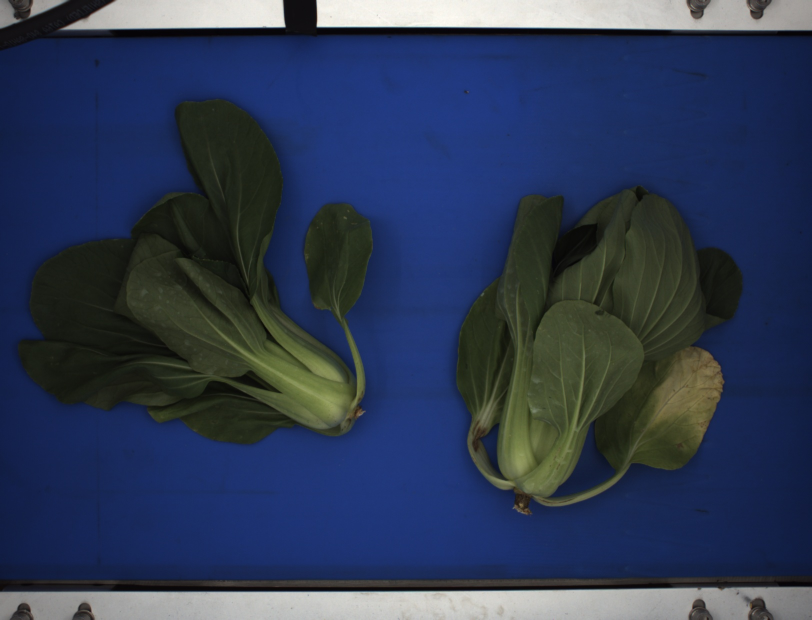
#> input picture datasets/Bok_Choy_Dataset/images/hik_0001.jpg, 1624 x 1240 px (shown at 1/2 size)
$ python demo.py datasets/Bok_Choy_Dataset/images/hik_0001.jpg
#> lines starting #> are read from the running program, lines starting #| are printed output that depends on the picture; after the words box and inside, x2 and y2 are one past the last pixel; in counts of white or black regions, pixels touching at a corner belong together
"""Interactive 2D affine transform playground.
Install: pip install numpy opencv-python
Run: python affine_transform_playground.py [optional_image_path]
"""
import sys
from pathlib import Path

import cv2
import numpy as np

WINDOW = "Affine Transform Playground"
W, H = 900, 600
ORIGIN = (W // 2, H // 2)

# Each slider is an integer. Scale/shear values are divided by 100.
SLIDERS = {
    "a x-scale": (-200, 200, 100),
    "b x-shear": (-200, 200, 0),
    "c x-move": (-250, 250, 0),
    "d y-shear": (-200, 200, 0),
    "e y-scale": (-200, 200, 100),
    "f y-move": (-250, 250, 0),
}
PRESETS = {
    ord("0"): (1, 0, 0, 0, 1, 0),
    ord("1"): (2, 0, 0, 0, 2, 0),
    ord("2"): (.5, 0, 0, 0, .5, 0),
    ord("3"): (1, .7, 0, 0, 1, 0),
    ord("4"): (1, 0, 0, .7, 1, 0),
    ord("5"): (1, 0, 90, 0, 1, 60),
    ord("6"): (0, 1, 0, -1, 0, 0),
    ord("7"): (0, -1, 0, 1, 0, 0),
    ord("8"): (-1, 0, 0, 0, 1, 0),
    ord("9"): (1, 0, 0, 0, -1, 0),
}

def noop(_):
    pass

def values_to_sliders(values):
    for (name, (minimum, maximum, _)), value in zip(SLIDERS.items(), values):
        integer = round(value * 100) if name[0] in "abde" else round(value)
        cv2.setTrackbarPos(name, WINDOW, integer - minimum)

def get_values():
    values = []
    for name, (minimum, _, _) in SLIDERS.items():
        raw = cv2.getTrackbarPos(name, WINDOW) + minimum
        values.append(raw / 100 if name[0] in "abde" else raw)
    return values

def make_source():
    """Image with asymmetry makes rotations and reflections obvious."""
    img = np.full((H, W, 3), (245, 245, 245), dtype=np.uint8)
    cv2.rectangle(img, (ORIGIN[0], ORIGIN[1]),
                  (ORIGIN[0] + 120, ORIGIN[1] + 90), (235, 160, 70), -1)
    cv2.rectangle(img, (ORIGIN[0], ORIGIN[1]),
                  (ORIGIN[0] + 120, ORIGIN[1] + 90), (135, 75, 20), 2)
    cv2.circle(img, (ORIGIN[0] + 25, ORIGIN[1] + 20), 9, (30, 30, 220), -1)
    cv2.putText(img, "A", (ORIGIN[0] + 65, ORIGIN[1] + 65),
                cv2.FONT_HERSHEY_SIMPLEX, 1.3, (25, 25, 25), 3, cv2.LINE_AA)
    return img

def load_source():
    if len(sys.argv) < 2:
        return make_source()
    path = Path(sys.argv[1])
    src = cv2.imread(str(path))
    if src is None:
        raise FileNotFoundError(f"Could not load image: {path}")
    # Keep the chosen image centered in a 900x600 canvas.
    scale = min(400 / src.shape[1], 350 / src.shape[0], 1.0)
    width, height = max(1, int(src.shape[1] * scale)), max(1, int(src.shape[0] * scale))
    resized = cv2.resize(src, (width, height))
    canvas = np.full((H, W, 3), 245, dtype=np.uint8)
    x, y = ORIGIN[0] - width // 2, ORIGIN[1] - height // 2
    canvas[y:y+height, x:x+width] = resized
    return canvas

def draw_axes(canvas):
    ox, oy = ORIGIN
    cv2.line(canvas, (0, oy), (W-1, oy), (150,150,150), 1)
    cv2.line(canvas, (ox, 0), (ox, H-1), (150,150,150), 1)
    cv2.putText(canvas, "x", (W-25, oy-12), cv2.FONT_HERSHEY_SIMPLEX, .7, (70,70,70), 2)
    cv2.putText(canvas, "y", (ox+10, H-16), cv2.FONT_HERSHEY_SIMPLEX, .7, (70,70,70), 2)

def main():
    src = load_source()
#> in load_source, src is the input picture: shape (1240, 1624, 3); mean B, G, R 83.9, 57.9, 45.8
#> in load_source, `resized = cv2.resize(src, (width, height))`:
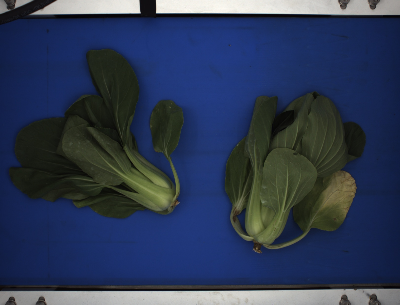
#> resized: shape (305, 400, 3); mean B, G, R 83.8, 57.8, 45.8
#> in load_source, `canvas[y:y+height, x:x+width] = resized`:
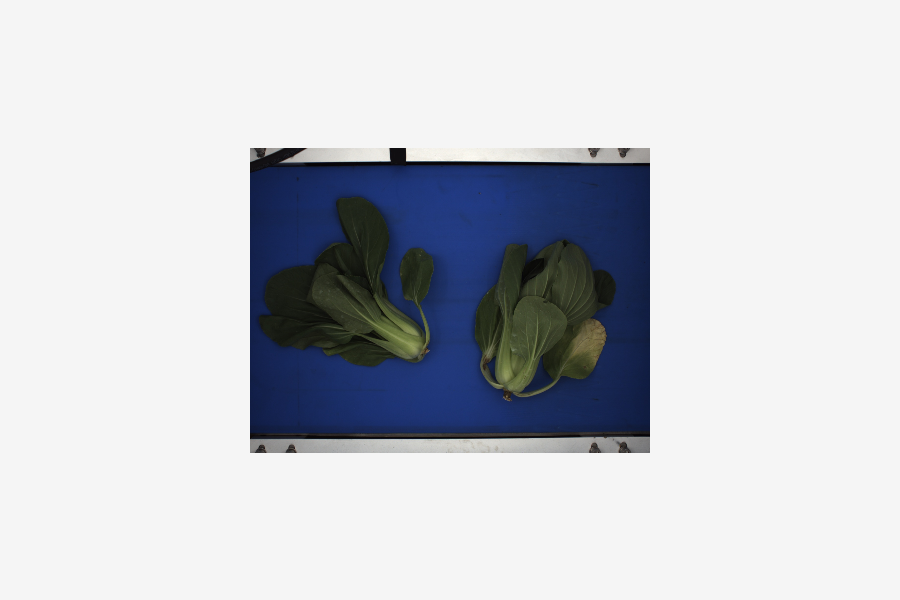
#> canvas: shape (600, 900, 3); mean B, G, R 208.6, 202.7, 200
    cv2.namedWindow(WINDOW, cv2.WINDOW_NORMAL)
    cv2.resizeWindow(WINDOW, 1020, 950)
    for name, (lo, hi, default) in SLIDERS.items():
        cv2.createTrackbar(name, WINDOW, default-lo, hi-lo, noop)
    print("Keys: 0 reset | 1 zoom 2x | 2 zoom 0.5x | 3 horizontal shear | 4 vertical shear")
    print("      5 translate | 6 CCW 90 | 7 CW 90 | 8 mirror X | 9 mirror Y | Q/Esc exit")
    while True:
        a, b, c, d, e, f = get_values()
        # In image coordinates, +y points DOWN. Origin-centered affine transform:
        # [x_new, y_new] = A @ ([x, y] - origin) + origin + [c, f]
        matrix = np.float32([
            [a, b, ORIGIN[0]*(1-a) - b*ORIGIN[1] + c],
            [d, e, ORIGIN[1]*(1-e) - d*ORIGIN[0] + f],
        ])
        transformed = cv2.warpAffine(src, matrix, (W, H),
                                     flags=cv2.INTER_NEAREST,
                                     borderMode=cv2.BORDER_CONSTANT,
                                     borderValue=(245,245,245))
        draw_axes(transformed)
#> in draw_axes, `cv2.line(canvas, (ox, 0), (ox, H-1), (150,150,150), 1)`:
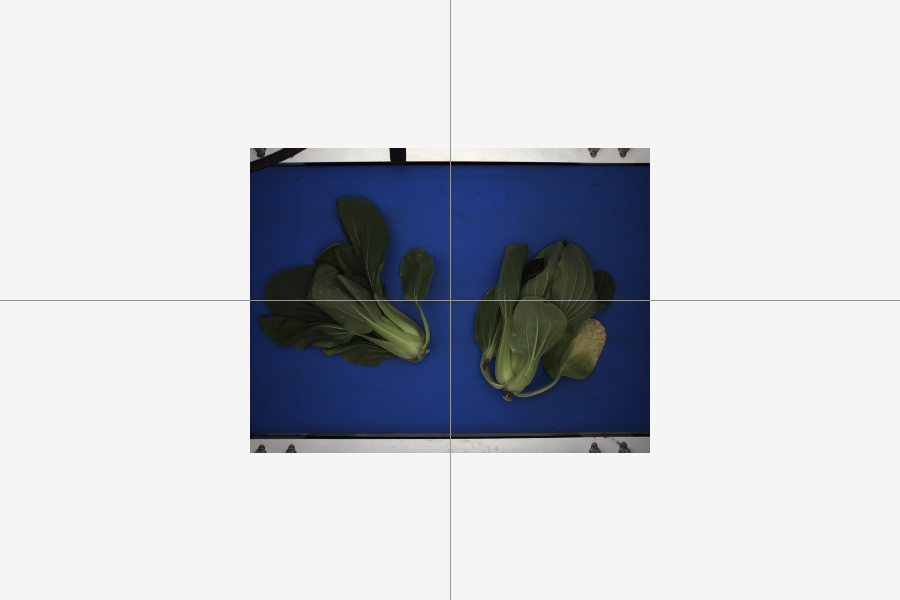
#> canvas: shape (600, 900, 3); mean B, G, R 208.5, 202.7, 200
#> in draw_axes, `cv2.putText(canvas, "x", (W-25, oy-12), cv2.FONT_HERSHEY_SIMPLEX, .7, ..`: canvas: shape (600, 900, 3); 0.02% of pixels changed, all inside (x1, y1, x2, y2) = (876, 277, 887, 290)
#> in draw_axes, `cv2.putText(canvas, "y", (ox+10, H-16), cv2.FONT_HERSHEY_SIMPLEX, .7, ..`: canvas: shape (600, 900, 3); mean B, G, R 208.5, 202.6, 199.9
        det = a*e-b*d
        cv2.rectangle(transformed, (6, 6), (W-7, 92), (245,245,245), -1)
#> transformed: shape (600, 900, 3); mean B, G, R 208.5, 202.6, 199.9
        cv2.putText(transformed, f"[{a:5.2f} {b:5.2f} {c:5.0f}]   x' = {a:.2f} x + {b:.2f} y + {c:.0f}",
                    (15, 30), cv2.FONT_HERSHEY_SIMPLEX, .57, (20,20,20), 1, cv2.LINE_AA)
        cv2.putText(transformed, f"[{d:5.2f} {e:5.2f} {f:5.0f}]   y' = {d:.2f} x + {e:.2f} y + {f:.0f}",
                    (15, 57), cv2.FONT_HERSHEY_SIMPLEX, .57, (20,20,20), 1, cv2.LINE_AA)
        cv2.putText(transformed, f"det={det:.2f}  | keys 0-9 presets, q quit",
                    (15, 82), cv2.FONT_HERSHEY_SIMPLEX, .53, (70,70,70), 1, cv2.LINE_AA)
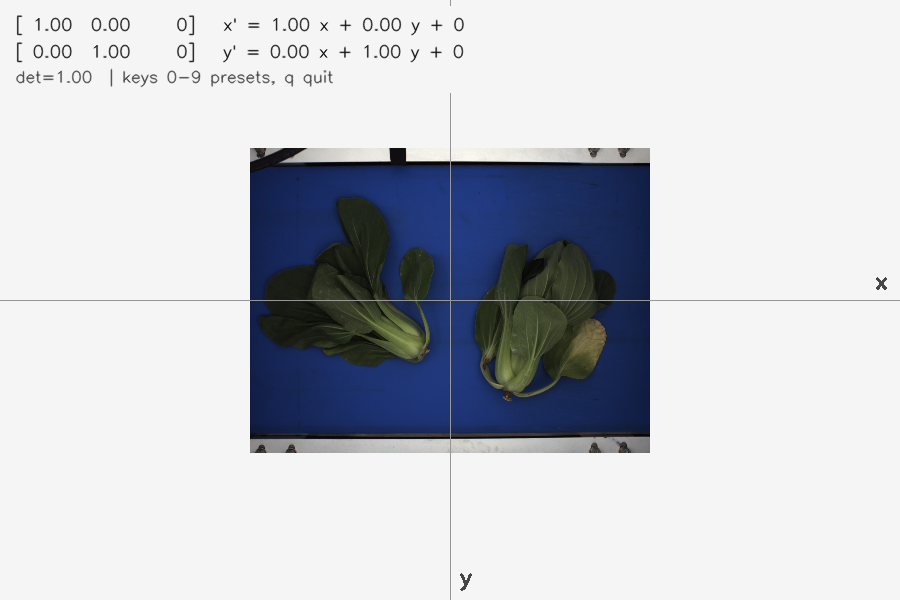
#> transformed: shape (600, 900, 3); mean B, G, R 207.6, 201.7, 199
        cv2.imshow(WINDOW, transformed)
        key = cv2.waitKey(30) & 0xFF
#> (key q is pressed here)
        if key in (ord("q"), 27):
            break
        if key in PRESETS:
            values_to_sliders(PRESETS[key])
        if cv2.getWindowProperty(WINDOW, cv2.WND_PROP_VISIBLE) < 1:
            break
    cv2.destroyAllWindows()

if __name__ == "__main__":
    main()

$ run again, on datasets/Bok_Choy_Dataset/images/hik_0005.jpg
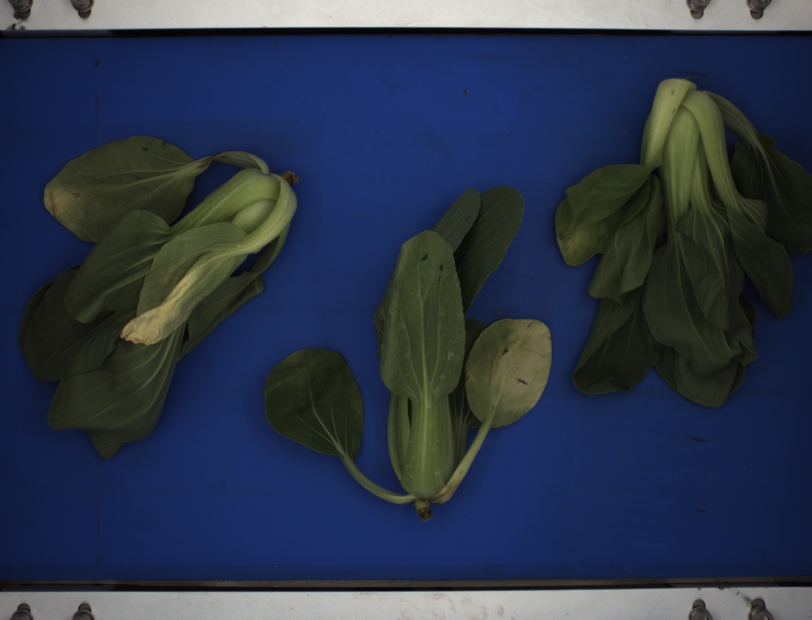
#> input picture datasets/Bok_Choy_Dataset/images/hik_0005.jpg, 1624 x 1240 px (shown at 1/2 size)
#> in load_source, src is the input picture: shape (1240, 1624, 3); mean B, G, R 74.2, 54.4, 44.5
#> in draw_axes, `cv2.line(canvas, (ox, 0), (ox, H-1), (150,150,150), 1)`:
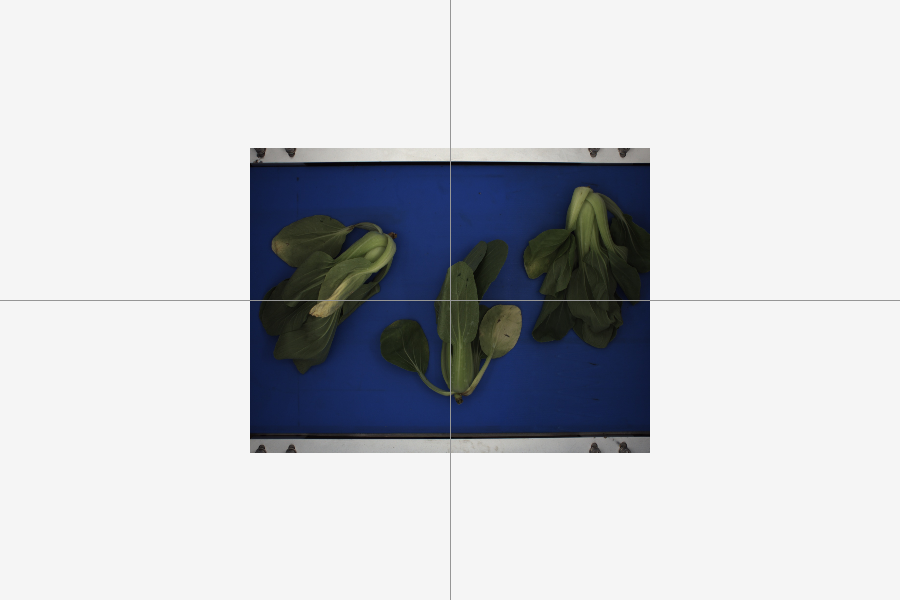
#> canvas: shape (600, 900, 3); mean B, G, R 206.4, 201.9, 199.7
#> in main, `cv2.putText(transformed, f"det={det:.2f}  | keys 0-9 presets, q quit",..`:
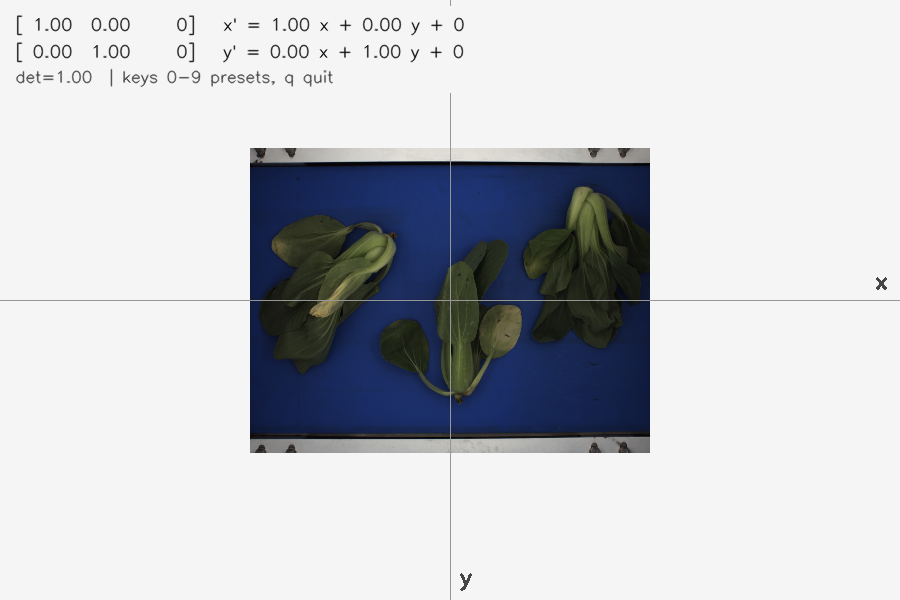
#> transformed: shape (600, 900, 3); mean B, G, R 205.4, 200.9, 198.7

$ run again, on datasets/Bok_Choy_Dataset/images/hik_0008.jpg
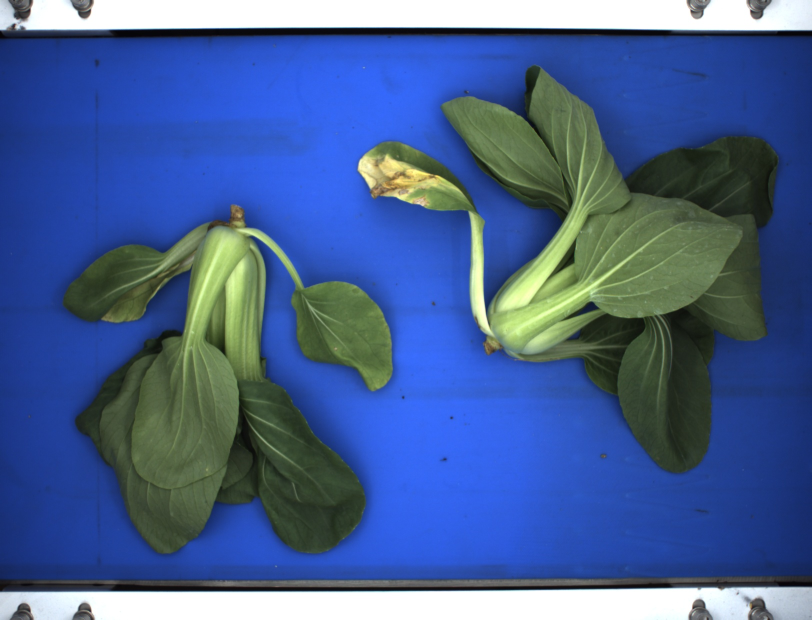
#> input picture datasets/Bok_Choy_Dataset/images/hik_0008.jpg, 1624 x 1240 px (shown at 1/2 size)
#> in load_source, src is the input picture: shape (1240, 1624, 3); mean B, G, R 146.2, 96.7, 70.6
#> in draw_axes, `cv2.line(canvas, (ox, 0), (ox, H-1), (150,150,150), 1)`:
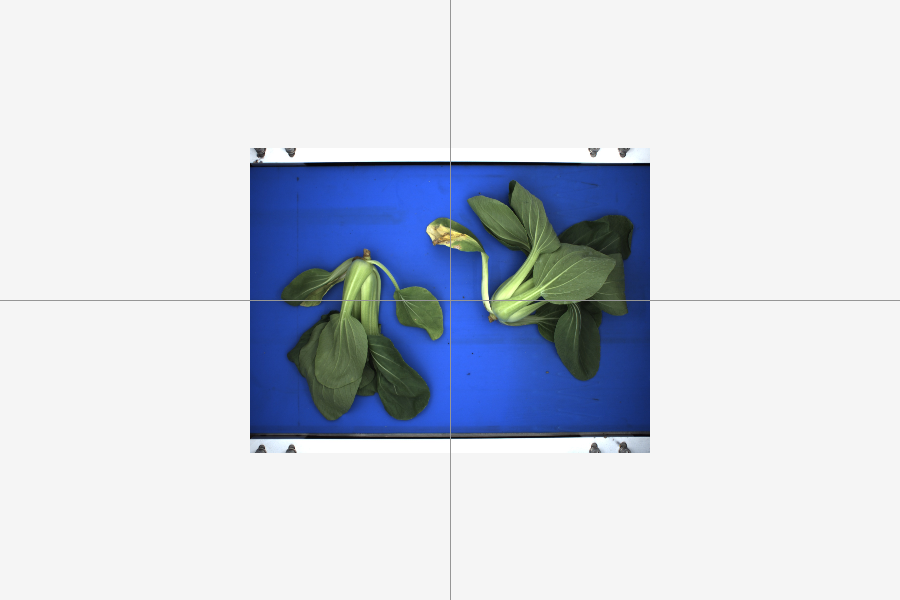
#> canvas: shape (600, 900, 3); mean B, G, R 222.5, 211.4, 205.5
#> in main, `cv2.putText(transformed, f"det={det:.2f}  | keys 0-9 presets, q quit",..`:
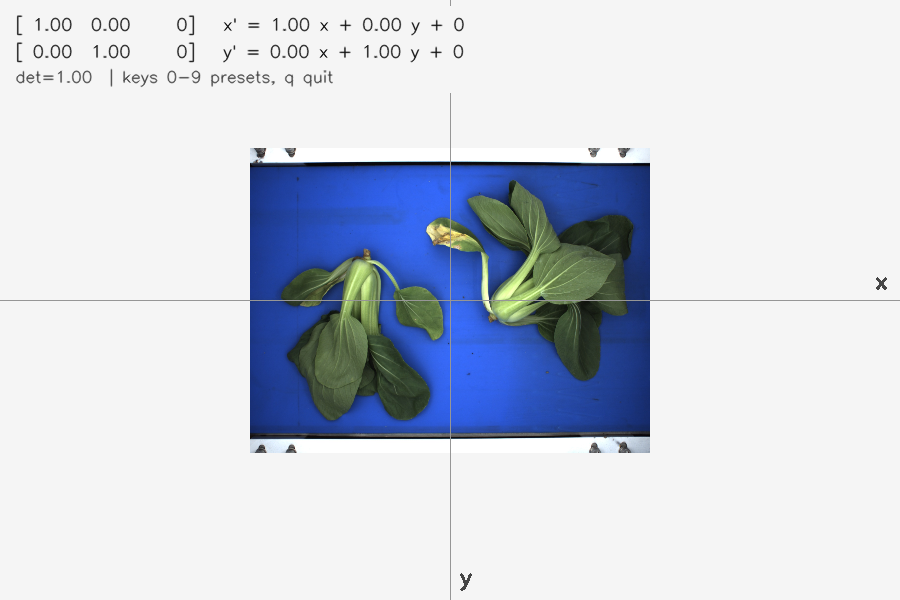
#> transformed: shape (600, 900, 3); mean B, G, R 221.6, 210.4, 204.6

$ run again, on datasets/Bok_Choy_Dataset/images/hik_0035.jpg
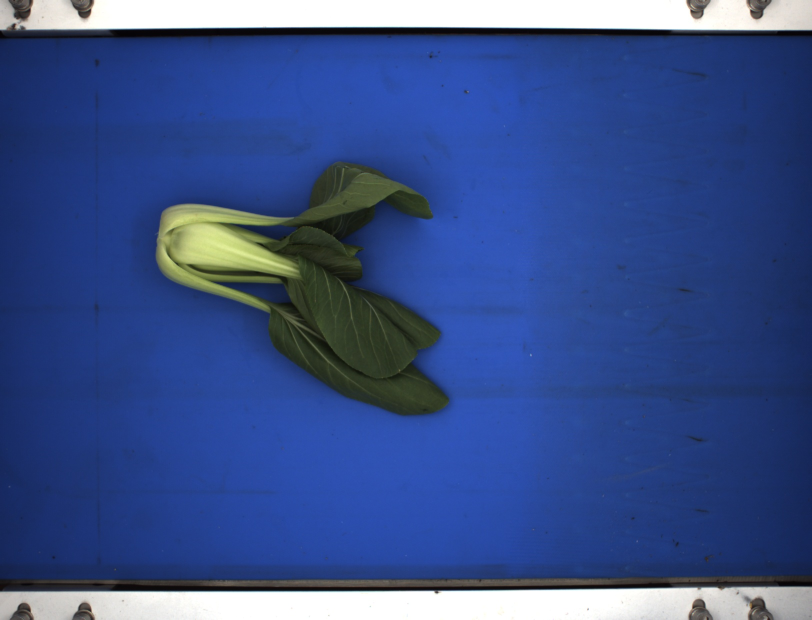
#> input picture datasets/Bok_Choy_Dataset/images/hik_0035.jpg, 1624 x 1240 px (shown at 1/2 size)
#> in load_source, src is the input picture: shape (1240, 1624, 3); mean B, G, R 137.6, 80.4, 57.8
#> in draw_axes, `cv2.line(canvas, (ox, 0), (ox, H-1), (150,150,150), 1)`:
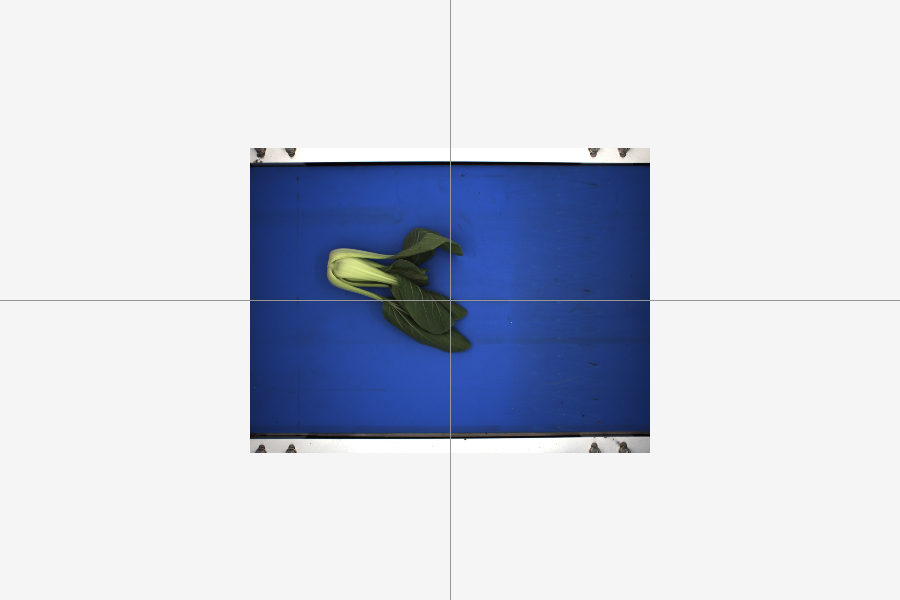
#> canvas: shape (600, 900, 3); mean B, G, R 220.6, 207.8, 202.7
#> in main, `cv2.putText(transformed, f"det={det:.2f}  | keys 0-9 presets, q quit",..`:
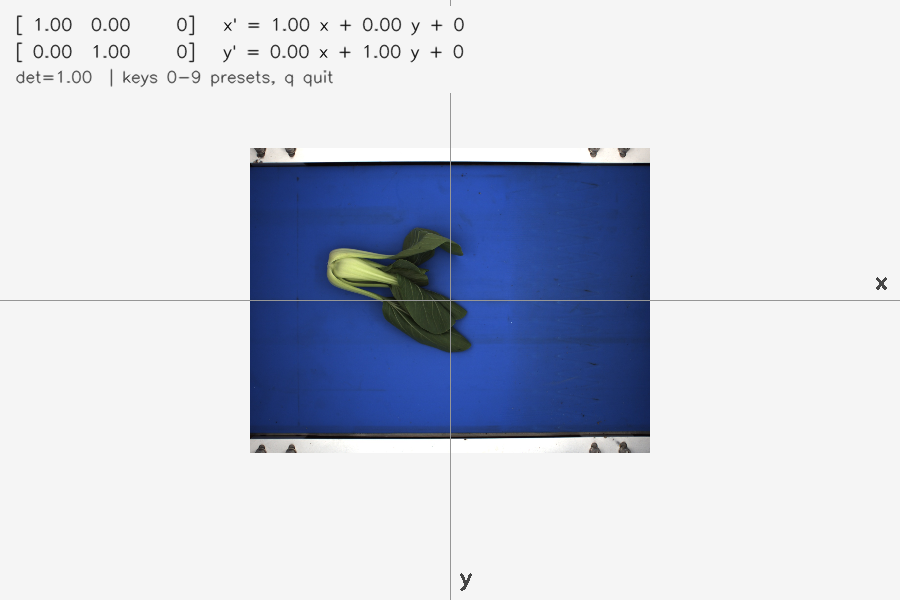
#> transformed: shape (600, 900, 3); mean B, G, R 219.7, 206.8, 201.7
